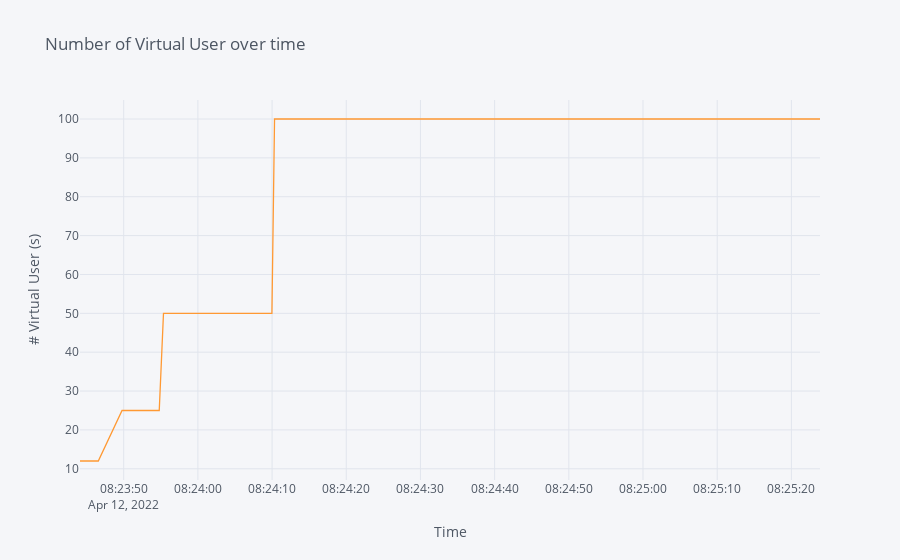

The code cell stored with this chart in its notebook:
### Markdown cell above
*Graph the number of virtual users over time*

### Code cell
result[["#VUS"]].iplot(kind="line", xTitle="Time", yTitle="# Virtual User (s)", title="Number of Virtual User over time")

### Figure 1 — Plotly figure (JSON) as saved in the notebook; plotly's stock layout.template omitted (floating-point values rounded to 4 significant figures; data arrays with more than 128 entries replaced by an {"elided": "..."} marker saying what was removed)
{"data": [{"line": {"color": "rgba(255, 153, 51, 1.0)", "dash": "solid", "shape": "linear", "width": 1.3}, "mode": "lines", "name": "#VUS", "text": "", "type": "scatter", "x": {"elided": "215 str values"}, "y": {"elided": "215 int values"}}], "layout": {"legend": {"bgcolor": "#F5F6F9", "font": {"color": "#4D5663"}}, "paper_bgcolor": "#F5F6F9", "plot_bgcolor": "#F5F6F9", "title": {"font": {"color": "#4D5663"}, "text": "Number of Virtual User over time"}, "xaxis": {"gridcolor": "#E1E5ED", "showgrid": true, "tickfont": {"color": "#4D5663"}, "title": {"font": {"color": "#4D5663"}, "text": "Time"}, "zerolinecolor": "#E1E5ED"}, "yaxis": {"gridcolor": "#E1E5ED", "showgrid": true, "tickfont": {"color": "#4D5663"}, "title": {"font": {"color": "#4D5663"}, "text": "# Virtual User (s)"}, "zerolinecolor": "#E1E5ED"}}}
